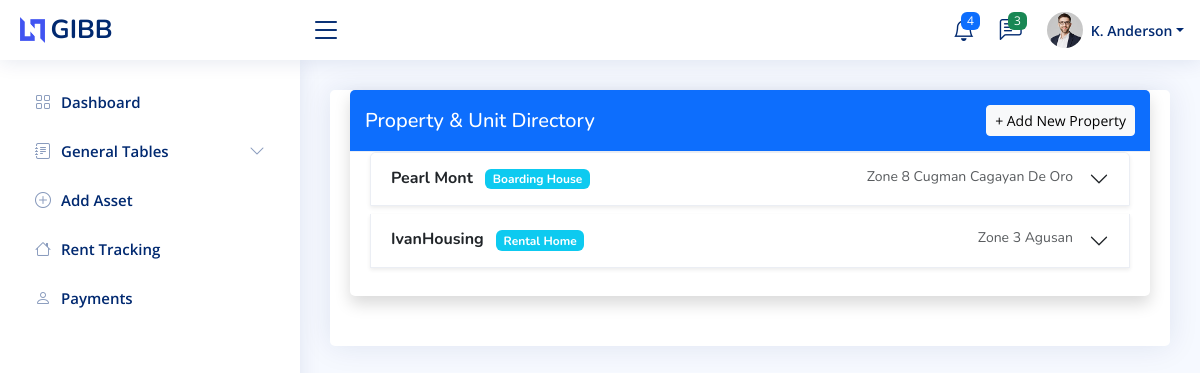
Screenshot of /index.php?page=add_asset with the database file from the repository.
### tables this page shows
CREATE TABLE `properties` (
  `property_id` int(11) NOT NULL,
  `owner_id` int(11) DEFAULT NULL,
  `property_name` varchar(100) DEFAULT NULL,
  `type` enum('Condominium','Boarding House','Rental Home') DEFAULT NULL,
  `address` varchar(255) DEFAULT NULL,
  `status` enum('available','unavailable','under maintenance','renovation') DEFAULT NULL,
  `created_at` timestamp NOT NULL DEFAULT current_timestamp(),
  `updated_at` timestamp NOT NULL DEFAULT current_timestamp() ON UPDATE current_timestamp()
);

### modules/tbl_add_asset.php (the view, shortened to what this page needs)
<?php
require_once "conn.php";
$result = $conn->query("
    SELECT p.*, o.owner_id, CONCAT(o.firstname, ' ', o.lastname) AS owner_fullname
    FROM properties p
    JOIN owner o ON p.owner_id = o.owner_id
    ORDER BY p.property_id DESC
");
?>
<div class="card shadow">
    <div class="card-header bg-primary text-white d-flex justify-content-between align-items-center">
        <h5 class="mb-0">Property & Unit Directory</h5>
        <button class="btn btn-light btn-sm" data-bs-toggle="modal" data-bs-target="#addModal">+ Add New Property</button>
    </div>
    <div class="card-body">
        <div class="accordion" id="propAccordion">
            <?php while ($r = $result->fetch_assoc()): ?>
                <div class="accordion-item mb-2 shadow-sm">
                    <h2 class="accordion-header">
                        <button class="accordion-button collapsed" type="button" data-bs-toggle="collapse" data-bs-target="#collapse<?= $r['property_id'] ?>">
                            <div class="d-flex justify-content-between w-100 pe-3">
                                <span>
                                    <strong><?= htmlspecialchars($r['property_name']) ?></strong>
                                    <span class="badge bg-info ms-2"><?= $r['type'] ?></span>
                                </span>
                                <small class="text-muted"><?= htmlspecialchars($r['address']) ?></small>
                            </div>
                        </button>
                    </h2>
                </div>
            <?php endwhile; ?>
        </div>
    </div>
</div>

### assets/css/style.css (style rules this page uses)
:root { scroll-behavior: smooth; }
body { font-family: "Open Sans", sans-serif; background: #f6f9ff; color: #444444; }
h1, h2, h3, h4, h5, h6 { font-family: "Nunito", sans-serif; }
.card { margin-bottom: 30px; border: none; border-radius: 5px; box-shadow: 0px 0 30px rgba(1, 41, 112, 0.1); }
.card-header, .card-footer { border-color: #ebeef4; background-color: #fff; color: #798eb3; padding: 15px; }
.card-body { padding: 0 20px 20px 20px; }
.accordion-item { border: 1px solid #ebeef4; }

### rows the page displays
properties: property_name "Pearl Mont", type "Boarding House", address "Zone 8 Cugman Cagayan De Oro"
properties: property_name "IvanHousing", type "Rental Home", address "Zone 3 Agusan"
